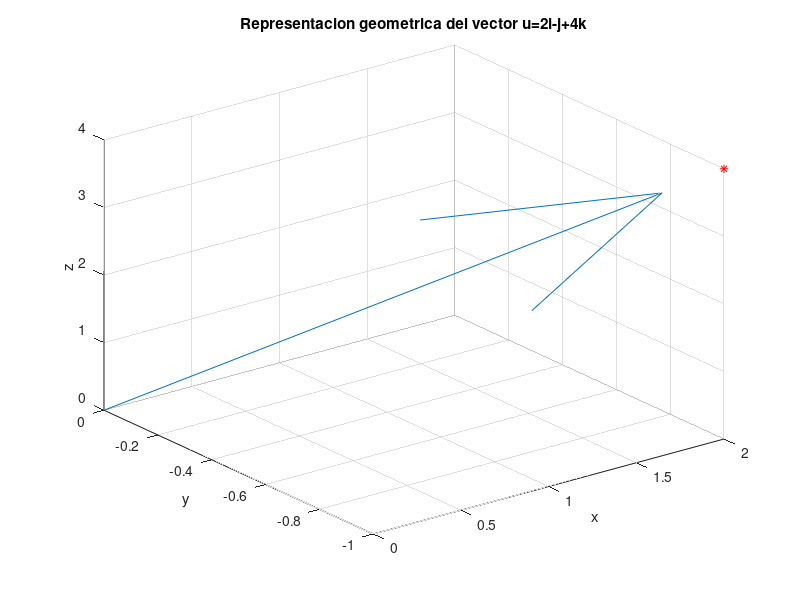

Source code (MATLAB):
disp('Roy - 22411312')


u=[2,-1,4]

%hacemos uso de la funcion quiver3
quiver3(0,0,0,u(1),u(2),u(3))

%agregamos un mallado a la grafica
grid on

%hacemos uso del comando hold on
hold on

%hacemos uso de la funcion plot3
plot3(u(1),u(2),u(3),'r*')

%asignamos un titulo a nuestra grafica 

title('Representacion geometrica del vector u=2i-j+4k')

%etiquetamos los ejes x,y,z
xlabel('x');
ylabel('y');
zlabel('z');
